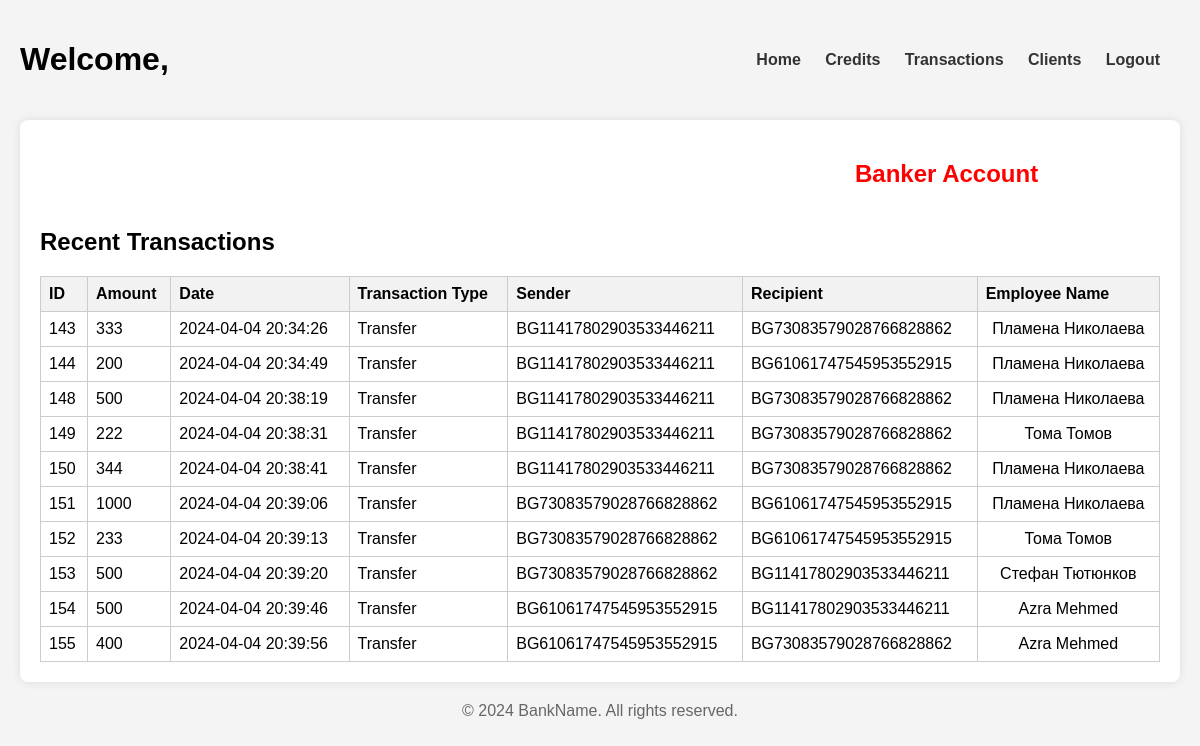
The app's page /Transactions.php with its own data.
### tables this page shows
CREATE TABLE `transaction` (
  `ID` int(11) NOT NULL,
  `Amount` decimal(10,0) NOT NULL,
  `Date` timestamp NOT NULL DEFAULT current_timestamp() ON UPDATE current_timestamp(),
  `Trans_Type_ID` int(11) NOT NULL,
  `S_Bank_Account_IBAN` varchar(22) NOT NULL,
  `R_Bank_Account_IBAN` varchar(22) NOT NULL,
  `Employee_EGN` varchar(10) NOT NULL
);

CREATE TABLE `trans_type` (
  `ID` int(11) NOT NULL,
  `Type` varchar(20) NOT NULL
);

CREATE TABLE `employee` (
  `Name` varchar(50) NOT NULL,
  `EGN` varchar(10) NOT NULL,
  `Phone_number` varchar(10) NOT NULL,
  `Position_ID` int(11) NOT NULL,
  `username` varchar(50) NOT NULL,
  `password` text NOT NULL
);

### User_Acc_Info.php (called while the page is built, shortened)
<?php
  $name = $_SESSION['name'];
?>

### Transactions.php (the view, shortened to what this page needs)
<?php
  include("User_Acc_Info.php");
?>
<!DOCTYPE html>
<html lang="en">
  <head>
    <link rel="stylesheet" href="Style\styles.css" />
  </head>
  <body>
    <div class="container">
      <header>
        <h1>Welcome, <?php echo $name?></h1>
        <nav>
          <ul>
            <li><a href="index.php">Home</a></li>
            <li><a href="Credits.php">Credits</a></li>
            <li><a href="#">Transactions</a></li>
            <li><a href="Profile.php"><?php echo (isset($currAccAmount)) ? 'Profile' : 'Clients'; ?></a></li>
            <li><a href="LOGIN.php">Logout</a></li>
          </ul>
        </nav>
      </header>
      <main >
        <section class="make-transaction">
          <div class="transaction-header-section" style="display: flex; justify-content: space-between">
            <h2 id="accType"style="position:relative; right: 125px;">
              <?php
                if (isset($currAccAmount))
                  echo "Amount: $currAccAmount $currAccCurrency";
                else {
                  echo "Banker Account";
                }
              ?>
            </h2>
          </div>
        </section>
        <section class="transactions">
          <h2>Recent Transactions</h2>
          <table>
            <thead>
              <tr>
                <th>ID</th>
                <th>Amount</th>
                <th>Date</th>
                <th>Transaction Type</th>
                <th>Sender</th>
                <th>Recipient</th>
                <th>Employee Name</th>
              </tr>
            </thead>
            <tbody>
              <tr>
                <?php
                  if(isset($currAccAmount)) {
                    $result = mysqli_query($conn, "SELECT transaction.*,
                      trans_type.Type AS Trans_Type_Name,
                      employee.Name AS Employee_Name
                      FROM transaction
                      INNER JOIN trans_type
                      ON transaction.Trans_Type_ID = trans_type.ID
                      INNER JOIN employee
                      ON transaction.Employee_EGN = employee.EGN
                      WHERE transaction.S_Bank_Account_IBAN = '$currAccIBAN'
                      OR transaction.R_Bank_Account_IBAN = '$currAccIBAN'");
                      if($result) {
                        while($row = mysqli_fetch_assoc($result)){
                          ?>
                              <td><?php echo $row ['ID'];?></td>
                              <td><?php echo $row ['Amount'];?></td>
                              <td><?php echo $row ['Date'];?></td>
                              <td><?php echo $row ['Trans_Type_Name'];?></td>
                              <td><?php echo $row ['S_Bank_Account_IBAN'];?></td>
                              <td><?php echo $row ['R_Bank_Account_IBAN'];?></td>
                              <td><?php echo $row ['Employee_Name'];?></td>
                            </tr>
                            <?php
                            }
                          }
                          else echo"Error";
                  }
                  else {
                    $result = mysqli_query($conn, "SELECT transaction.*,
                      trans_type.Type AS Trans_Type_Name,
                      employee.Name AS Employee_Name
                      FROM transaction
                      INNER JOIN trans_type
                      ON transaction.Trans_Type_ID = trans_type.ID
                      INNER JOIN employee
                      ON transaction.Employee_EGN = employee.EGN");
                      if($result) {
                        while($row = mysqli_fetch_assoc($result)){
                          ?>
                              <td><?php echo $row ['ID'];?></td>
                              <td><?php echo $row ['Amount'];?></td>
                              <td><?php echo $row ['Date'];?></td>
                              <td><?php echo $row ['Trans_Type_Name'];?></td>
                              <td><?php echo $row ['S_Bank_Account_IBAN'];?></td>
                              <td><?php echo $row ['R_Bank_Account_IBAN'];?></td>
                              <td style="text-align: center"><?php echo ($row['Employee_Name'] == $name) ? 'You' : $row['Employee_Name']; ?></td>
                            </tr>
                            <?php
                            }
                          }
                      else echo"Error";
                  }
                ?>
            </tbody>
          </table>
        </section>
      </main>
      <footer>
        <p>&copy; 2024 BankName. All rights reserved.</p>
      </footer>
    </div>
  </body>
</html>

### Style/styles.css (style rules this page uses)
body { font-family: Arial, sans-serif; margin: 0; padding: 0; background-color: #f4f4f4; }
.container { max-width: 1400px; margin: 0 auto; padding: 20px; }
header { display: flex; justify-content: space-between; align-items: center; margin-bottom: 20px; }
nav ul { list-style-type: none; padding: 0; margin: 0; }
nav ul li { display: inline; margin-right: 20px; }
nav ul li a { text-decoration: none; color: #333; font-weight: bold; }
main { background-color: #fff; padding: 20px; border-radius: 8px; box-shadow: 0 0 10px rgba(0, 0, 0, 0.1); }
.transactions table { width: 100%; border-collapse: collapse; }
.transactions th, .transactions td { border: 1px solid #ccc; padding: 8px; text-align: left; }
.transactions th { background-color: #f2f2f2; }
footer { margin-top: 20px; text-align: center; color: #666; }

### records on screen
transaction: ID "143", Amount "333", Date "2024-04-04 20:34:26", Trans_Type_ID.Type "Transfer", S_Bank_Account_IBAN "BG11417802903533446211", R_Bank_Account_IBAN "BG73083579028766828862", Employee_EGN.Name "Пламена Николаева"
transaction: ID "144", Amount "200", Date "2024-04-04 20:34:49", Trans_Type_ID.Type "Transfer", S_Bank_Account_IBAN "BG11417802903533446211", R_Bank_Account_IBAN "BG61061747545953552915", Employee_EGN.Name "Пламена Николаева"
transaction: ID "148", Amount "500", Date "2024-04-04 20:38:19", Trans_Type_ID.Type "Transfer", S_Bank_Account_IBAN "BG11417802903533446211", R_Bank_Account_IBAN "BG73083579028766828862", Employee_EGN.Name "Пламена Николаева"
transaction: ID "149", Amount "222", Date "2024-04-04 20:38:31", Trans_Type_ID.Type "Transfer", S_Bank_Account_IBAN "BG11417802903533446211", R_Bank_Account_IBAN "BG73083579028766828862", Employee_EGN.Name "Тома Томов"
transaction: ID "150", Amount "344", Date "2024-04-04 20:38:41", Trans_Type_ID.Type "Transfer", S_Bank_Account_IBAN "BG11417802903533446211", R_Bank_Account_IBAN "BG73083579028766828862", Employee_EGN.Name "Пламена Николаева"
transaction: ID "151", Amount "1000", Date "2024-04-04 20:39:06", Trans_Type_ID.Type "Transfer", S_Bank_Account_IBAN "BG73083579028766828862", R_Bank_Account_IBAN "BG61061747545953552915", Employee_EGN.Name "Пламена Николаева"
transaction: ID "152", Amount "233", Date "2024-04-04 20:39:13", Trans_Type_ID.Type "Transfer", S_Bank_Account_IBAN "BG73083579028766828862", R_Bank_Account_IBAN "BG61061747545953552915", Employee_EGN.Name "Тома Томов"
transaction: ID "153", Amount "500", Date "2024-04-04 20:39:20", Trans_Type_ID.Type "Transfer", S_Bank_Account_IBAN "BG73083579028766828862", R_Bank_Account_IBAN "BG11417802903533446211", Employee_EGN.Name "Стефан Тютюнков"
transaction: ID "154", Amount "500", Date "2024-04-04 20:39:46", Trans_Type_ID.Type "Transfer", S_Bank_Account_IBAN "BG61061747545953552915", R_Bank_Account_IBAN "BG11417802903533446211", Employee_EGN.Name "Azra Mehmed"
transaction: ID "155", Amount "400", Date "2024-04-04 20:39:56", Trans_Type_ID.Type "Transfer", S_Bank_Account_IBAN "BG61061747545953552915", R_Bank_Account_IBAN "BG73083579028766828862", Employee_EGN.Name "Azra Mehmed"
